Frame 1 (no input): blank canvas, image omitted
Frame 60 (no input): blank canvas, image omitted
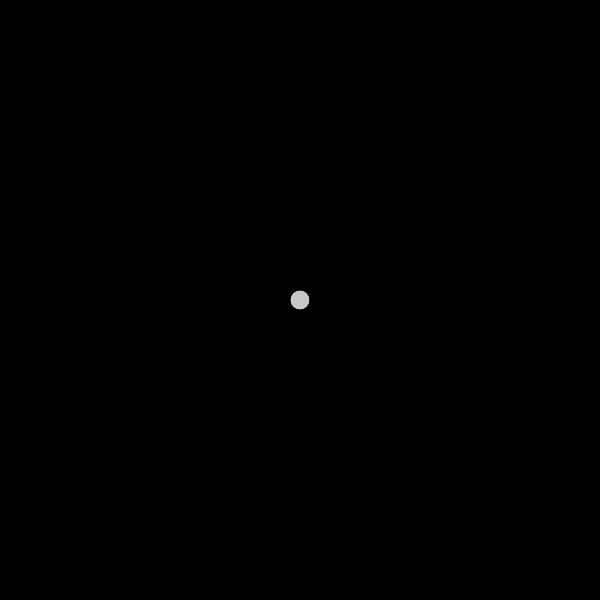
Frame 120 (the mouse pressed at the canvas centre since frame 60)

The p5.js sketch whose frames 1 and 60 were blank and that drew this single picture after the mouse press (run headless with seeded random() and noise() and a simulated clock; from frame 60 on, the mouse is pressed at the canvas centre):

// p5.js sketch
// ── sketch.js
var dimension=600;
var numLines=350;
var power=2;

var sizeP=20;
var steps=10;
var variance=1;

var bestFit;
var totalFit;
var started=false;
var generation=0;
var yAvg=0;
var pressed=false;
var points=[];
var lines=[];
var parents=[];
function setup() {
  createCanvas(dimension, dimension);
  for(var i=0;i<numLines;i++){
    lines[i]=new lineG();
  }
}

function draw() {
  background(0);
  if(steps<3){
    steps=3;
  }
  if (mouseIsPressed && !pressed) {
    append(points,new pointG(mouseX,mouseY));
    pressed=true;
    yAvg=0;
    points.forEach((pointG)=>{
      yAvg+=pointG.y;
    });
    yAvg/=points.length;
  }
  else if(!mouseIsPressed){
    pressed=false;
  }
  points.forEach((pointG) =>pointG.show());
  if(keyIsDown(32)&&!started){
    started=true;
    lines.forEach((lineG)=>lineG.randInit());
  }
  if(started){
    //console.log("generation");
    totalFit=0;
    bestFit=-1000000000;
    var bestInd=0;
    var leastFit=2;
    lines.forEach((lineG,index) => {
      lineG.calcFit();
      if(lineG.fit>bestFit){
        bestFit=lineG.fit;
        bestInd=index;
      }
      if(lineG.fit<leastFit){
        leastFit=lineG.fit;
      }
    });
    bestFit-=leastFit;
    lines.forEach((lineG)=>{
      lineG.fit-=leastFit;
      totalFit+=lineG.fit;
      //lineG.show();
    });
    var tempVariance=abs(totalFit-bestFit);
    if(tempVariance<variance){
      variance=tempVariance;
    }
    var avgFit=totalFit/numLines;
    lines.forEach((lineG,index) =>{
      if(lineG<avgFit){
        lines.splice(index,1)
      }
    });
    lines[bestInd].show();
    // lines.forEach((lineG,index) =>{
    //   if(lineG.fit<=0){
    //     console.log("Fit too small: "+ index);
    //   }
    // });
    lines.forEach((lineG,index) => parents[index]=new parentVal(lineG.fit,lineG.coeffs));
    var pFit=0;
    parents.forEach((parent)=>pFit+=parent.fit);
    //lines[bestInd].show();
    // lines.forEach((line) =>{
    //   var parent1Fit = random(0, totalFit);
    //   var parent2Fit = random(0, totalFit);
    //   //console.log("BF: "+totalFit+"\tP1: "+parent1Fit+"\tP2: "+parent2Fit);
    //   var parent1;
    //   var parent2;
    //   var current = 0;
    //   while (parent1Fit > 0) {
    //     if (parent1Fit <= parents[current].fit) {
    //       parent1 = parents[current];
    //       parent1Fit = 0;
    //     } else {
    //       parent1Fit -= parents[current].fit;
    //       current++;
    //     }
    //   }
    //   current = 0;
    //   while (parent2Fit > 0) {
    //     if (parent2Fit <= parents[current].fit) {
    //       parent2 = parents[current];
    //       parent2Fit = 0;
    //     } else {
    //       parent2Fit -= parents[current].fit;
    //       current++;
    //     }
    //   }
    //   //console.log(parent1);
    //   //console.log(parent2);
    //   line.pareInit(parent1, parent2);
    // });
    // lines.forEach((lineG,index) =>{
    //   var start1 = lineG.coeffs[0];
    //   var start2 = lineG.coeffs[1];
    //   var parentFit = random(0, totalFit);
    //   //console.log("BF: "+totalFit+"\tP1: "+parent1Fit);
    //   var parent;
    //   var current = 0;
    //   while (parentFit > 0) {
    //     if (parentFit <= parents[current].fit) {
    //       parent = parents[current];
    //       parentFit = 0;
    //     } else {
    //       parentFit -= parents[current].fit;
    //       current++;
    //     }
    //   }
    //   // if(index==current){
    //   //   console.log("no change"+index);
    //   // }
    //   lineG.singInit(current);
    //   // if(start1==lineG.coeffs[0]&&start2==lineG.coeffs[1]){
    //   //   console.log("no change");
    //   // }
    // });
    for(var i=0;i<numLines;i++){
      var start1 = lines[i].coeffs[0];
      var start2 = lines[i].coeffs[1];
      var parentFit = random(0, pFit);
      //console.log("BF: "+totalFit+"\tP1: "+parent1Fit);
      var parent;
      var current = 0;
      while (parentFit > 0) {
        if (parentFit <= parents[current].fit) {
          parent = parents[current];
          parentFit = 0;
        } else {
          parentFit -= parents[current].fit;
          current++;
        }
      }
      // if(index==current){
      //   console.log("no change"+index);
      // }
      if(lines.length==i){
        lines[lines.length]=new lineG();
      }
      lines[i].singInit(current);
      // if(start1==lineG.coeffs[0]&&start2==lineG.coeffs[1]){
      //   console.log("no change");
      // }
    }
    parents.splice(0,parents.length);
    generation++;
  }
  //line(mouseX, mouseY, pmouseX, pmouseY);
}

// ── pointLine.js
function pointG(x,y){
  this.x=x/100;
  this.y=(dimension-y)/100;
  this.show=function(){
    fill(200);
    ellipseMode(CENTER);
    ellipse(100*this.x,dimension-100*this.y,sizeP,sizeP);
  }
}


function lineG(){
  this.coeffs=[];
  this.fit=0;
  this.randInit=function(){
    this.fit=0;
    for(var i=0;i<power+1;i++){
      this.coeffs[i]=random(-dimension/100,dimension/100);
    }
  }
  this.singInit=function(parentInd){
    this.coeffs.splice(0,this.coeffs.length);
    parents[parentInd].coeffs.forEach((coeff,index) => this.coeffs[index]=coeff);
    this.mutate();
  }
  this.pareInit=function(parent1,parent2){
    this.fit=0;
    var totalFit=parent1.fit+parent2.fit;
    //this.coeffs.forEach((coeff, index) => coeff=(parent1.fit/totalFit)*parent1.coeffs[index]+(parent2.fit/totalFit)*parent2.coeffs[index]);
    this.coeffs.forEach((coeff, index) => coeff=(parent1.coeffs[index]+parent2.coeffs[index])/2);
    this.mutate();
  }
  this.calcFit=function(){
    var SSE=0;
    var SST=0;
    points.forEach((pointG) => {
      var value=0;
      this.coeffs.forEach((coeff,indexC) =>{
        value+=coeff*pow(pointG.x,indexC);
      });
      SSE+=pow(pointG.y-value,2);
      SST+=pow(pointG.y-yAvg,2);
    });
    this.fit=1-(SSE/SST);
    //console.log("SSE: "+SSE+"\tSST: "+SST+"\tFit: "+this.fit);
  }
  this.mutate=function(){
    this.coeffs.forEach((coeff,index) =>{
      this.coeffs[index]+=random(-variance,variance);
    });
    //console.log("mutating");
  }
  this.show=function(){
    var stepVal=dimension/steps;
    for(var i=0;i<=dimension-stepVal;i+=stepVal){
      var val1=0;
      var val2=0;
      this.coeffs.forEach((coeff,indexC) =>{
        val1+=coeff*pow(i,indexC);
      });
      this.coeffs.forEach((coeff,indexC) =>{
        val2+=coeff*pow(i+stepVal,indexC);
      });
      fill(255);
      stroke(150);
      line(i*100,dimension-100*val1,100*(i+stepVal),dimension-val2*100);
    }
  }
}

function parentVal(fit,coeffs){
  this.fit=fit;
  this.coeffs=[];
  coeffs.forEach((coeff,index) => this.coeffs[index]=coeff);

}
